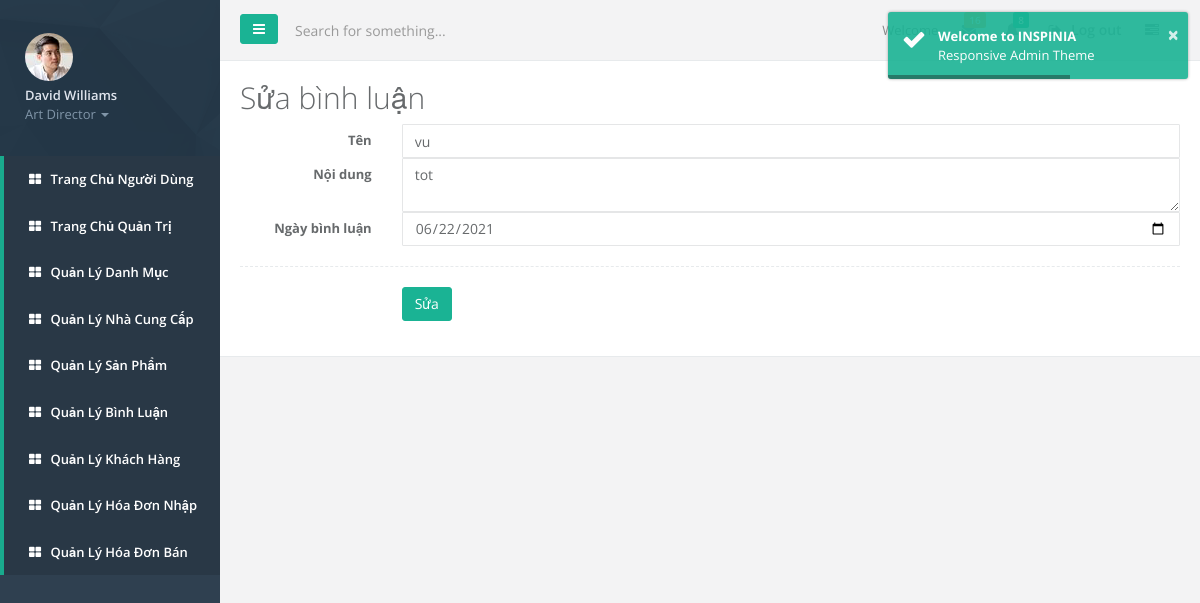
Screenshot of /quantri/quantri.php?page_layout=suabl&id_bl=17 (signed in) with the database file from the repository.
### tables this page shows
CREATE TABLE `binhluan` (
  `id_bl` int(11) NOT NULL,
  `masp` int(11) NOT NULL,
  `ten` varchar(50) NOT NULL,
  `noidung` varchar(50) NOT NULL,
  `ngay` date NOT NULL
);

### quantri/suabl.php (the view, shortened to what this page needs)
<?php
include_once './connect.php';
$ma=$_GET['id_bl'];
?>
<div class="ibox-content">
                                <h1>Sửa bình luận</h1>
                            <form method="post" class="form-horizontal">
                                <div class="form-group"><label class="col-sm-2 control-label">Tên </label>
                                    <?php
                                     $sql="select * from binhluan where id_bl='$ma'";
                                    $result=mysqli_query($link,$sql);
                                    while($row=mysqli_fetch_array($result)){
                                        ?>
                                    <div class="col-sm-10"><input type="text" class="form-control"  name="ten"  value="<?php echo $row['ten']?>"/></div>
                                    <label class="col-sm-2 control-label">Nội dung </label>
                                    <div class="col-sm-10"><textarea  class="form-control"  name="nd" ><?php echo $row['noidung']?></textarea></div>
                                    <label class="col-sm-2 control-label">Ngày bình luận </label>
                                    <div class="col-sm-10"><input type="date" class="form-control"  name="date"  value="<?php echo $row['ngay']?>"/></div>
                                    <?php
                                    }?>
                                </div>
                                <div class="hr-line-dashed"></div>
                                <div class="form-group">
                                    <div class="col-sm-4 col-sm-offset-2">
                                    <button class="btn btn-primary" type="submit" name="sua">Sửa</button>
                                    </div>
                                </div>
                            </form>
                        </div>

### rows the page displays
binhluan: ten "vu", nd "tot", date "06/22/2021"
